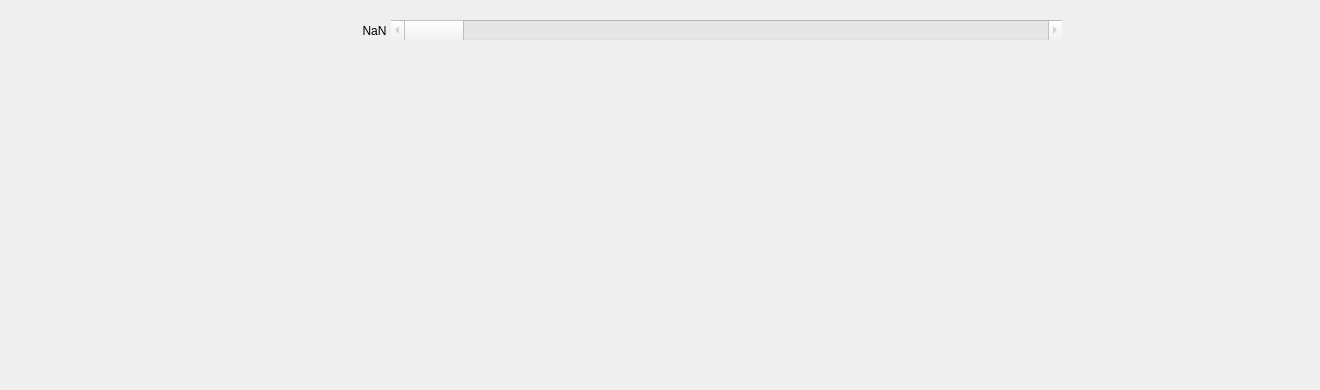
            <widget class="QWidget" name="tab_9">
             <attribute name="title">
              <string>Cytosol Linearized  Profile </string>
             </attribute>
             <widget class="QWidget" name="MplWidget_13" native="true">
              <property name="geometry">
               <rect>
                <x>0</x>
                <y>0</y>
                <width>1311</width>
                <height>381</height>
               </rect>
              </property>
             </widget>
             <widget class="QScrollBar" name="horizontalScrollBar_5">
              <property name="enabled">
               <bool>false</bool>
              </property>
              <property name="geometry">
               <rect>
                <x>391</x>
                <y>20</y>
                <width>671</width>
                <height>20</height>
               </rect>
              </property>
              <property name="toolTip">
               <string>&lt;html&gt;&lt;head/&gt;&lt;body&gt;&lt;p&gt;Channel-Stack Slider&lt;/p&gt;&lt;/body&gt;&lt;/html&gt;</string>
              </property>
              <property name="tracking">
               <bool>false</bool>
              </property>
              <property name="orientation">
               <enum>Qt::Horizontal</enum>
              </property>
              <property name="invertedAppearance">
               <bool>false</bool>
              </property>
              <property name="invertedControls">
               <bool>true</bool>
              </property>
             </widget>
             <widget class="QLabel" name="label_42">
              <property name="geometry">
               <rect>
                <x>351</x>
                <y>21</y>
                <width>47</width>
                <height>20</height>
               </rect>
              </property>
              <property name="minimumSize">
               <size>
                <width>0</width>
                <height>20</height>
               </size>
              </property>
              <property name="text">
               <string>NaN</string>
              </property>
              <property name="alignment">
               <set>Qt::AlignCenter</set>
              </property>
             </widget>
            </widget>
